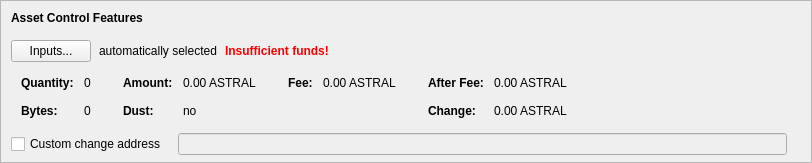
    <widget class="QFrame" name="frameAssetControl">
     <property name="sizePolicy">
      <sizepolicy hsizetype="Expanding" vsizetype="Expanding">
       <horstretch>0</horstretch>
       <verstretch>0</verstretch>
      </sizepolicy>
     </property>
     <property name="maximumSize">
      <size>
       <width>16777215</width>
       <height>16777215</height>
      </size>
     </property>
     <property name="frameShape">
      <enum>QFrame::StyledPanel</enum>
     </property>
     <property name="frameShadow">
      <enum>QFrame::Sunken</enum>
     </property>
     <layout class="QVBoxLayout" name="verticalLayoutAssetControl2">
      <property name="spacing">
       <number>0</number>
      </property>
      <property name="leftMargin">
       <number>0</number>
      </property>
      <property name="topMargin">
       <number>0</number>
      </property>
      <property name="rightMargin">
       <number>0</number>
      </property>
      <property name="bottomMargin">
       <number>6</number>
      </property>
      <item>
       <layout class="QVBoxLayout" name="verticalLayoutAssetControl" stretch="0,0,0,0,1">
        <property name="spacing">
         <number>0</number>
        </property>
        <property name="leftMargin">
         <number>10</number>
        </property>
        <property name="topMargin">
         <number>10</number>
        </property>
        <item>
         <layout class="QHBoxLayout" name="horizontalLayoutAssetControl1">
          <property name="bottomMargin">
           <number>15</number>
          </property>
          <item>
           <widget class="QLabel" name="labelAssetControlFeatures">
            <property name="sizePolicy">
             <sizepolicy hsizetype="Preferred" vsizetype="Maximum">
              <horstretch>0</horstretch>
              <verstretch>0</verstretch>
             </sizepolicy>
            </property>
            <property name="font">
             <font>
              <weight>75</weight>
              <bold>true</bold>
             </font>
            </property>
            <property name="styleSheet">
             <string notr="true">font-weight:bold;</string>
            </property>
            <property name="text">
             <string>Asset Control Features</string>
            </property>
           </widget>
          </item>
         </layout>
        </item>
        <item>
         <layout class="QHBoxLayout" name="horizontalLayoutAssetControl2" stretch="0,0,0,0">
          <property name="spacing">
           <number>8</number>
          </property>
          <property name="bottomMargin">
           <number>10</number>
          </property>
          <item>
           <widget class="QPushButton" name="pushButtonAssetControl">
            <property name="styleSheet">
             <string notr="true"/>
            </property>
            <property name="text">
             <string>Inputs...</string>
            </property>
            <property name="autoDefault">
             <bool>false</bool>
            </property>
           </widget>
          </item>
          <item>
           <widget class="QLabel" name="labelAssetControlAutomaticallySelected">
            <property name="text">
             <string>automatically selected</string>
            </property>
            <property name="margin">
             <number>5</number>
            </property>
           </widget>
          </item>
          <item>
           <widget class="QLabel" name="labelAssetControlInsuffFunds">
            <property name="font">
             <font>
              <weight>75</weight>
              <bold>true</bold>
             </font>
            </property>
            <property name="styleSheet">
             <string notr="true">color:red;font-weight:bold;</string>
            </property>
            <property name="text">
             <string>Insufficient funds!</string>
            </property>
            <property name="margin">
             <number>5</number>
            </property>
           </widget>
          </item>
          <item>
           <spacer name="horizontalSpacerAssetControl">
            <property name="orientation">
             <enum>Qt::Horizontal</enum>
            </property>
            <property name="sizeHint" stdset="0">
             <size>
              <width>40</width>
              <height>1</height>
             </size>
            </property>
           </spacer>
          </item>
         </layout>
        </item>
        <item>
         <widget class="QWidget" name="widgetAssetControl" native="true">
          <property name="sizePolicy">
           <sizepolicy hsizetype="Preferred" vsizetype="Preferred">
            <horstretch>0</horstretch>
            <verstretch>0</verstretch>
           </sizepolicy>
          </property>
          <property name="minimumSize">
           <size>
            <width>0</width>
            <height>0</height>
           </size>
          </property>
          <property name="styleSheet">
           <string notr="true"/>
          </property>
          <layout class="QHBoxLayout" name="horizontalLayoutAssetControl5">
           <property name="leftMargin">
            <number>0</number>
           </property>
           <property name="topMargin">
            <number>0</number>
           </property>
           <property name="rightMargin">
            <number>0</number>
           </property>
           <property name="bottomMargin">
            <number>0</number>
           </property>
           <item>
            <layout class="QHBoxLayout" name="horizontalLayoutAssetControl3" stretch="0,0,0,1">
             <property name="spacing">
              <number>20</number>
             </property>
             <property name="topMargin">
              <number>0</number>
             </property>
             <property name="bottomMargin">
              <number>10</number>
             </property>
             <item>
              <layout class="QFormLayout" name="formLayoutAssetControl1">
               <property name="horizontalSpacing">
                <number>10</number>
               </property>
               <property name="verticalSpacing">
                <number>14</number>
               </property>
               <property name="leftMargin">
                <number>10</number>
               </property>
               <property name="topMargin">
                <number>4</number>
               </property>
               <property name="rightMargin">
                <number>6</number>
               </property>
               <item row="0" column="0">
                <widget class="QLabel" name="labelAssetControlQuantityText">
                 <property name="font">
                  <font>
                   <weight>75</weight>
                   <bold>true</bold>
                  </font>
                 </property>
                 <property name="text">
                  <string>Quantity:</string>
                 </property>
                 <property name="margin">
                  <number>0</number>
                 </property>
                </widget>
               </item>
               <item row="0" column="1">
                <widget class="QLabel" name="labelAssetControlQuantity">
                 <property name="cursor">
                  <cursorShape>IBeamCursor</cursorShape>
                 </property>
                 <property name="contextMenuPolicy">
                  <enum>Qt::ActionsContextMenu</enum>
                 </property>
                 <property name="text">
                  <string notr="true">0</string>
                 </property>
                 <property name="margin">
                  <number>0</number>
                 </property>
                 <property name="textInteractionFlags">
                  <set>Qt::LinksAccessibleByMouse|Qt::TextSelectableByKeyboard|Qt::TextSelectableByMouse</set>
                 </property>
                </widget>
               </item>
               <item row="1" column="0">
                <widget class="QLabel" name="labelAssetControlBytesText">
                 <property name="font">
                  <font>
                   <weight>75</weight>
                   <bold>true</bold>
                  </font>
                 </property>
                 <property name="text">
                  <string>Bytes:</string>
                 </property>
                </widget>
               </item>
               <item row="1" column="1">
                <widget class="QLabel" name="labelAssetControlBytes">
                 <property name="cursor">
                  <cursorShape>IBeamCursor</cursorShape>
                 </property>
                 <property name="contextMenuPolicy">
                  <enum>Qt::ActionsContextMenu</enum>
                 </property>
                 <property name="text">
                  <string notr="true">0</string>
                 </property>
                 <property name="textInteractionFlags">
                  <set>Qt::LinksAccessibleByMouse|Qt::TextSelectableByKeyboard|Qt::TextSelectableByMouse</set>
                 </property>
                </widget>
               </item>
              </layout>
             </item>
             <item>
              <layout class="QFormLayout" name="formLayoutAssetControl2">
               <property name="horizontalSpacing">
                <number>10</number>
               </property>
               <property name="verticalSpacing">
                <number>14</number>
               </property>
               <property name="leftMargin">
                <number>6</number>
               </property>
               <property name="topMargin">
                <number>4</number>
               </property>
               <property name="rightMargin">
                <number>6</number>
               </property>
               <item row="0" column="0">
                <widget class="QLabel" name="labelAssetControlAmountText">
                 <property name="font">
                  <font>
                   <weight>75</weight>
                   <bold>true</bold>
                  </font>
                 </property>
                 <property name="text">
                  <string>Amount:</string>
                 </property>
                 <property name="margin">
                  <number>0</number>
                 </property>
                </widget>
               </item>
               <item row="0" column="1">
                <widget class="QLabel" name="labelAssetControlAmount">
                 <property name="cursor">
                  <cursorShape>IBeamCursor</cursorShape>
                 </property>
                 <property name="contextMenuPolicy">
                  <enum>Qt::ActionsContextMenu</enum>
                 </property>
                 <property name="text">
                  <string notr="true">0.00 ASTRAL</string>
                 </property>
                 <property name="textInteractionFlags">
                  <set>Qt::LinksAccessibleByMouse|Qt::TextSelectableByKeyboard|Qt::TextSelectableByMouse</set>
                 </property>
                </widget>
               </item>
               <item row="1" column="0">
                <widget class="QLabel" name="labelAssetControlLowOutputText">
                 <property name="font">
                  <font>
                   <weight>75</weight>
                   <bold>true</bold>
                  </font>
                 </property>
                 <property name="text">
                  <string>Dust:</string>
                 </property>
                </widget>
               </item>
               <item row="1" column="1">
                <widget class="QLabel" name="labelAssetControlLowOutput">
                 <property name="cursor">
                  <cursorShape>IBeamCursor</cursorShape>
                 </property>
                 <property name="contextMenuPolicy">
                  <enum>Qt::ActionsContextMenu</enum>
                 </property>
                 <property name="text">
                  <string notr="true">no</string>
                 </property>
                 <property name="textInteractionFlags">
                  <set>Qt::LinksAccessibleByMouse|Qt::TextSelectableByKeyboard|Qt::TextSelectableByMouse</set>
                 </property>
                </widget>
               </item>
              </layout>
             </item>
             <item>
              <layout class="QFormLayout" name="formLayoutAssetControl3">
               <property name="horizontalSpacing">
                <number>10</number>
               </property>
               <property name="verticalSpacing">
                <number>14</number>
               </property>
               <property name="leftMargin">
                <number>6</number>
               </property>
               <property name="topMargin">
                <number>4</number>
               </property>
               <property name="rightMargin">
                <number>6</number>
               </property>
               <item row="0" column="0">
                <widget class="QLabel" name="labelAssetControlFeeText">
                 <property name="font">
                  <font>
                   <weight>75</weight>
                   <bold>true</bold>
                  </font>
                 </property>
                 <property name="text">
                  <string>Fee:</string>
                 </property>
                 <property name="margin">
                  <number>0</number>
                 </property>
                </widget>
               </item>
               <item row="0" column="1">
                <widget class="QLabel" name="labelAssetControlFee">
                 <property name="cursor">
                  <cursorShape>IBeamCursor</cursorShape>
                 </property>
                 <property name="contextMenuPolicy">
                  <enum>Qt::ActionsContextMenu</enum>
                 </property>
                 <property name="text">
                  <string notr="true">0.00 ASTRAL</string>
                 </property>
                 <property name="textInteractionFlags">
                  <set>Qt::LinksAccessibleByMouse|Qt::TextSelectableByKeyboard|Qt::TextSelectableByMouse</set>
                 </property>
                </widget>
               </item>
              </layout>
             </item>
             <item>
              <layout class="QFormLayout" name="formLayoutAssetControl4">
               <property name="horizontalSpacing">
                <number>10</number>
               </property>
               <property name="verticalSpacing">
                <number>14</number>
               </property>
               <property name="leftMargin">
                <number>6</number>
               </property>
               <property name="topMargin">
                <number>4</number>
               </property>
               <property name="rightMargin">
                <number>6</number>
               </property>
               <item row="0" column="0">
                <widget class="QLabel" name="labelAssetControlAfterFeeText">
                 <property name="font">
                  <font>
                   <weight>75</weight>
                   <bold>true</bold>
                  </font>
                 </property>
                 <property name="text">
                  <string>After Fee:</string>
                 </property>
                 <property name="margin">
                  <number>0</number>
                 </property>
                </widget>
               </item>
               <item row="0" column="1">
                <widget class="QLabel" name="labelAssetControlAfterFee">
                 <property name="cursor">
                  <cursorShape>IBeamCursor</cursorShape>
                 </property>
                 <property name="contextMenuPolicy">
                  <enum>Qt::ActionsContextMenu</enum>
                 </property>
                 <property name="text">
                  <string notr="true">0.00 ASTRAL</string>
                 </property>
                 <property name="textInteractionFlags">
                  <set>Qt::LinksAccessibleByMouse|Qt::TextSelectableByKeyboard|Qt::TextSelectableByMouse</set>
                 </property>
                </widget>
               </item>
               <item row="1" column="0">
                <widget class="QLabel" name="labelAssetControlChangeText">
                 <property name="font">
                  <font>
                   <weight>75</weight>
                   <bold>true</bold>
                  </font>
                 </property>
                 <property name="text">
                  <string>Change:</string>
                 </property>
                </widget>
               </item>
               <item row="1" column="1">
                <widget class="QLabel" name="labelAssetControlChange">
                 <property name="cursor">
                  <cursorShape>IBeamCursor</cursorShape>
                 </property>
                 <property name="contextMenuPolicy">
                  <enum>Qt::ActionsContextMenu</enum>
                 </property>
                 <property name="text">
                  <string notr="true">0.00 ASTRAL</string>
                 </property>
                 <property name="textInteractionFlags">
                  <set>Qt::LinksAccessibleByMouse|Qt::TextSelectableByKeyboard|Qt::TextSelectableByMouse</set>
                 </property>
                </widget>
               </item>
              </layout>
             </item>
            </layout>
           </item>
          </layout>
         </widget>
        </item>
        <item>
         <layout class="QHBoxLayout" name="horizontalLayoutAssetControl4" stretch="0,0,0">
          <property name="spacing">
           <number>12</number>
          </property>
          <property name="sizeConstraint">
           <enum>QLayout::SetDefaultConstraint</enum>
          </property>
          <property name="topMargin">
           <number>5</number>
          </property>
          <property name="rightMargin">
           <number>5</number>
          </property>
          <item>
           <widget class="QCheckBox" name="checkBoxAssetControlChange">
            <property name="toolTip">
             <string>If this is activated, but the change address is empty or invalid, change will be sent to a newly generated address.</string>
            </property>
            <property name="text">
             <string>Custom change address</string>
            </property>
           </widget>
          </item>
          <item>
           <widget class="QValidatedLineEdit" name="lineEditAssetControlChange">
            <property name="enabled">
             <bool>false</bool>
            </property>
            <property name="sizePolicy">
             <sizepolicy hsizetype="Expanding" vsizetype="Fixed">
              <horstretch>0</horstretch>
              <verstretch>0</verstretch>
             </sizepolicy>
            </property>
           </widget>
          </item>
          <item>
           <widget class="QLabel" name="labelAssetControlChangeLabel">
            <property name="sizePolicy">
             <sizepolicy hsizetype="Preferred" vsizetype="Expanding">
              <horstretch>0</horstretch>
              <verstretch>0</verstretch>
             </sizepolicy>
            </property>
            <property name="minimumSize">
             <size>
              <width>0</width>
              <height>0</height>
             </size>
            </property>
            <property name="text">
             <string/>
            </property>
            <property name="margin">
             <number>3</number>
            </property>
           </widget>
          </item>
         </layout>
        </item>
        <item>
         <spacer name="verticalSpacerAssetControl">
          <property name="orientation">
           <enum>Qt::Vertical</enum>
          </property>
          <property name="sizeHint" stdset="0">
           <size>
            <width>800</width>
            <height>1</height>
           </size>
          </property>
         </spacer>
        </item>
       </layout>
      </item>
     </layout>
    </widget>
